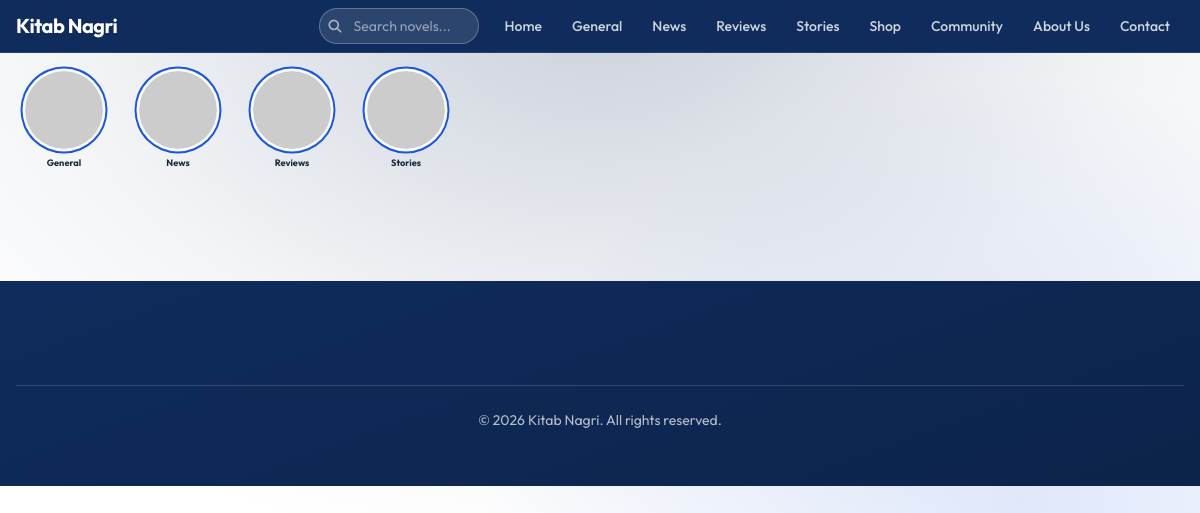
The page / on the database its author committed.
### tables this page shows
CREATE TABLE IF NOT EXISTS settings (
    id INT PRIMARY KEY,
    site_name VARCHAR(100) DEFAULT 'Kitab Nagri',
    tagline VARCHAR(255) DEFAULT 'Read Online & Download Urdu Novels',
    site_logo VARCHAR(255) DEFAULT NULL,
    site_favicon VARCHAR(255) DEFAULT NULL,
    contact_email VARCHAR(100) DEFAULT NULL,
    contact_phone VARCHAR(50) DEFAULT NULL,
    contact_whatsapp VARCHAR(50) DEFAULT NULL,
    facebook_url VARCHAR(255) DEFAULT NULL,
    instagram_url VARCHAR(255) DEFAULT NULL,
    tiktok_url VARCHAR(255) DEFAULT NULL,
    youtube_url VARCHAR(255) DEFAULT NULL,
    seo_description TEXT DEFAULT NULL,
    seo_keywords TEXT DEFAULT NULL,
    homepage_title VARCHAR(255) DEFAULT NULL,
    homepage_description TEXT DEFAULT NULL,
    permalink_structure VARCHAR(50) DEFAULT 'plain',
    maintenance_mode TINYINT(1) DEFAULT 0,
    google_analytics TEXT DEFAULT NULL,
    search_console TEXT DEFAULT NULL,
    larapush_code TEXT DEFAULT NULL,
    theme_primary VARCHAR(20) DEFAULT '#0f2c5c',
    theme_secondary VARCHAR(20) DEFAULT '#1a56db',
    theme_hover VARCHAR(20) DEFAULT '#fbbf24',
    footer_col1 TEXT DEFAULT NULL,
    footer_col2 TEXT DEFAULT NULL,
    footer_col3 TEXT DEFAULT NULL
);

CREATE TABLE IF NOT EXISTS categories (
    id INT AUTO_INCREMENT PRIMARY KEY,
    name VARCHAR(100) NOT NULL UNIQUE,
    slug VARCHAR(100) NOT NULL UNIQUE,
    description LONGTEXT DEFAULT NULL,
    image VARCHAR(255) DEFAULT NULL,
    meta_title VARCHAR(255) DEFAULT NULL,
    meta_description TEXT DEFAULT NULL
);

### db.php (called while the page is built, shortened)
<?php
$doc_root = rtrim(str_replace('\\', '/', realpath($_SERVER['DOCUMENT_ROOT'])), '/');
$project_root = rtrim(str_replace('\\', '/', __DIR__), '/');
$base_path = str_replace($doc_root, '', $project_root);
$base_path = rtrim($base_path, '/');
$conn = new mysqli(DB_HOST, DB_USER, DB_PASS, DB_NAME);
$conn->set_charset('utf8mb4');
$site_settings = app_cache_get('settings:v1');
if (!is_array($site_settings)) {
    $settings_query = $conn->query("SELECT * FROM settings WHERE id = 1");
    if ($settings_query && $settings_query->num_rows > 0) {
        $site_settings = $settings_query->fetch_assoc();
    }
}
if ($conn && php_sapi_name() !== 'cli' && is_array($site_settings)) {
    require_once __DIR__ . '/lib/coming_soon.php';
}
if (!function_exists('csrf_token')) {
function get_category_link($slug) {
    global $site_settings, $base_path;
    return $base_path . '/archive.php?category=' . $slug;
}
}

### lib/coming_soon.php (called while the page is built, shortened)
<?php
function coming_soon_features(): array {
    return ['community', 'shop'];
}
function coming_soon_preview_key_setting(string $feature): string {
    return $feature . '_preview_key';
}
function coming_soon_generate_key(): string {
    return bin2hex(random_bytes(16));
}
function coming_soon_ensure_preview_keys(mysqli $conn, array &$site_settings): void {
    foreach (coming_soon_features() as $feature) {
        $col = coming_soon_preview_key_setting($feature);
        if (empty($site_settings[$col])) {
            $key = coming_soon_generate_key();
            $site_settings[$col] = $key;
        }
    }
}

### index.php (the view, shortened to what this page needs)
<?php
include 'db.php';
$catSectionsQuery = $conn->query("
    SELECT id, name, slug, image
    FROM categories
    ORDER BY name ASC
");
$activeCategories = [];
if ($catSectionsQuery && $catSectionsQuery->num_rows > 0) {
    $activeCategories = $catSectionsQuery->fetch_all(MYSQLI_ASSOC);
}
include 'includes/header.php';
?>
<?php if (!empty($activeCategories)): ?>
<div style="width:100%;padding:10px 0;position:relative;box-sizing:border-box;margin:0;">
  <div class="global-container relative">
    <div class="relative w-full cat-carousel-wrapper">
      <div id="cat-scroll-container" class="cat-carousel-container">
        <?php foreach ($activeCategories as $cat):
            $cat_lnk = get_category_link($cat['slug']);
            $cat_img = !empty($cat['image'])
                ? $site_url . '/' . ltrim(preg_replace('/^\.\.\//', '', $cat['image']), '/')
                : 'https://placehold.co/150x150/004d5e/fff?text=' . urlencode(substr($cat['name'], 0, 1));
      ?>
        <a href="<?php echo $cat_lnk; ?>" class="cat-carousel-item group" style="padding: 4px 0;">
          <div class="cat-icon-wrapper">
            <img src="<?php echo $cat_img; ?>" alt="<?php echo htmlspecialchars($cat['name']); ?>"
                 style="width: 100%; height: 100%; object-fit: cover; border-radius: 50%; display: block;" loading="lazy">
          </div>
          <span class="cat-title-text">
            <?php echo htmlspecialchars($cat['name']); ?>
          </span>
        </a>
        <?php endforeach; ?>
      </div>
    </div>
  </div>
</div>
<?php endif; ?>
<div class="global-container pt-1 pb-6">
</div>
<?php include 'includes/footer.php'; ?>

### includes/header.php (shortened to what this page needs)
<?php
global $site_settings, $row, $conn, $base_path;
$scheme = (!empty($_SERVER['HTTPS']) && strtolower($_SERVER['HTTPS']) !== 'off') ? 'https' : 'http';
$site_url = rtrim($scheme . "://" . $_SERVER['HTTP_HOST'] . $base_path, '/');
$nav_links = [];
if (empty($nav_links)) {
    $nav_links[] = ['label' => 'Home', 'url' => $site_url . '/'];
    if ($conn) {
        $navCats = $conn->query("SELECT * FROM categories ORDER BY name ASC LIMIT 8");
        if ($navCats && $navCats->num_rows > 0) {
            while ($c = $navCats->fetch_assoc()) {
                $nav_links[] = ['label' => $c['name'], 'url' => get_category_link($c['slug'])];
            }
        }
    }
    $nav_links[] = ['label' => 'Shop', 'url' => $site_url . '/shop/'];
    $nav_links[] = ['label' => 'Community', 'url' => $site_url . '/community.php'];
    $nav_links[] = ['label' => 'About Us', 'url' => $site_url . '/about/'];
    $nav_links[] = ['label' => 'Contact', 'url' => $site_url . '/contact/'];
}
if (empty($_SESSION['admin_logged_in'])) {
    require_once dirname(__DIR__) . '/lib/coming_soon.php';
    $nav_links = array_values(array_filter($nav_links, function ($link) {
        global $site_settings;
        $url = strtolower($link['url'] ?? '');
        $label = strtolower($link['label'] ?? '');
        if (!empty($site_settings['shop_coming_soon']) && (strpos($url, '/shop') !== false || $label === 'shop')) {
            return coming_soon_has_preview_access('shop');
        }
        if (!empty($site_settings['community_coming_soon']) && (strpos($url, '/community') !== false || $label === 'community')) {
            return coming_soon_has_preview_access('community');
        }
        return true;
    }));
}
?>
<!DOCTYPE html>
<html lang="en">
<head>
    <?php
    $_css_tailwind_v = @filemtime(__DIR__ . '/../css/tailwind.css') ?: '1';
    $_css_style_v = @filemtime(__DIR__ . '/../css/style.css') ?: '1';
    ?>
    <link rel="stylesheet" href="<?php echo $site_url; ?>/css/tailwind.css?v=<?php echo $_css_tailwind_v; ?>">
    <link rel="stylesheet" href="<?php echo $site_url; ?>/css/style.css?v=<?php echo $_css_style_v; ?>">
    <link rel="stylesheet" href="<?php echo $site_url; ?>/vendor/fontawesome/css/all.min.css" media="print" onload="this.media='all'">
</head>
<body class="bg-white font-sans text-slate-800 antialiased<?php echo !empty($body_class_extra) ? ' ' . htmlspecialchars($body_class_extra) : ''; ?>">
<header class="sticky top-0 z-50 border-b border-white/10 transition-colors duration-300" style="background-color: var(--theme-primary) !important;">
    <div class="global-container">
        <div class="flex items-center justify-between py-1.5 md:py-2 gap-4">
            <div class="flex flex-grow justify-center lg:flex-grow-0 lg:justify-start">
                <a href="<?php echo $site_url; ?>/" class="flex items-center">
                    <?php if(!empty($site_settings['site_logo'])): ?>
                        <img src="<?php echo $site_url; ?>/<?php echo htmlspecialchars(preg_replace('/^\.\.\//', '', $site_settings['site_logo'])); ?>"
                             alt="<?php echo htmlspecialchars($site_settings['site_name']); ?>" class="logo-img object-contain">
                    <?php else: ?>
                        <span class="text-lg md:text-xl font-bold tracking-tight text-white">
                            <?php echo htmlspecialchars($site_settings['site_name']); ?>
                        </span>
                    <?php endif; ?>
                </a>
            </div>
            <div class="flex items-center shrink-0 gap-3 ml-auto">
                <div id="desktopSearchWrap" class="items-center" style="display:none;">
                    <form action="<?php echo $site_url; ?>/search/" method="GET" id="desktopSearchForm" style="display:flex;align-items:center;">
                        <div style="position:relative;display:flex;align-items:center;">
                            <button type="submit" style="position:absolute;left:10px;top:50%;transform:translateY(-50%);background:none;border:none;padding:0;cursor:pointer;color:rgba(255,255,255,0.6);z-index:1;">
                                <i class="fa-solid fa-magnifying-glass" style="font-size:13px;"></i>
                            </button>
                            <input type="text" name="search" id="desktopSearch"
                                   placeholder="Search novels..."
                                   autocomplete="off"
                                   style="height:36px;padding-left:34px;padding-right:16px;font-size:0.875rem;border-radius:9999px;border:1px solid rgba(255,255,255,0.25);background:rgba(255,255,255,0.12);color:#fff;outline:none;width:160px;transition:width 0.3s ease,background 0.3s ease,border-color 0.3s ease;"
                                   onfocus="this.style.width='220px';this.style.background='rgba(255,255,255,0.18)';this.style.borderColor='rgba(255,255,255,0.45)';"
                                   onblur="this.style.width='160px';this.style.background='rgba(255,255,255,0.12)';this.style.borderColor='rgba(255,255,255,0.25)';">
                        </div>
                    </form>
                </div>
                <nav class="hidden lg:block">
                    <ul class="flex items-center gap-0.5">
                        <?php foreach ($nav_links as $link):
                            $link_url = $link['url'];
                            if (!preg_match('/^(http|https|#)/', $link_url)) {
                                $link_url = $site_url . '/' . ltrim($link_url, '/');
                            }
                        ?>
                        <li>
                            <a href="<?php echo htmlspecialchars($link_url); ?>"
                               class="px-3.5 py-2 rounded-full text-sm font-medium text-white/80 hover:text-white hover:bg-white/10 transition-all whitespace-nowrap">
                                <?php echo htmlspecialchars($link['label']); ?>
                            </a>
                        </li>
                        <?php endforeach; ?>
                    </ul>
                </nav>
            </div>
        </div>
    </div>
</header>
<main id="app-container" class="transition-opacity duration-300">

### includes/footer.php (shortened to what this page needs)
</main>
<footer class="site-footer mt-16 text-white" style="background:linear-gradient(160deg,var(--theme-primary),color-mix(in srgb,var(--theme-primary) 82%, #000));">
    <div class="global-container py-14">
        <div class="mt-12 border-t border-white/15 pt-6 text-center text-sm text-white/70">
            &copy; <?php echo date('Y'); ?>
            <?php echo isset($site_settings['site_name']) ? htmlspecialchars($site_settings['site_name']) : 'Kitab Nagri'; ?>.
            All rights reserved.
        </div>
    </div>
</footer>
</body>
</html>

### css/style.css (style rules this page uses)
.global-container { width: 100% !important; max-width: 1200px !important; margin-left: auto !important; margin-right: auto !important; padding-left: 5px !important; padding-right: 5px !important; }
@media (min-width: 768px) { .global-container { padding-left: 16px !important; padding-right: 16px !important; } }

### index.php (style rules this page uses)
.cat-carousel-container { display: flex; overflow-x: auto; scroll-behavior: smooth; scroll-snap-type: x mandatory; scrollbar-width: none; -ms-overflow-style: none; gap: 12px; padding: 4px 0; }
.cat-carousel-item { flex: 0 0 82px; width: 82px; max-width: 82px; scroll-snap-align: start; display: flex; flex-direction: column; align-items: center; text-decoration: none; color: inherit; box-sizing: border-box; }
@media (min-width: 1024px) { .cat-carousel-item { flex: 0 0 96px; width: 96px; max-width: 96px; } }
@media (min-width: 1024px) { .cat-carousel-container { gap: 18px; } }
.cat-icon-wrapper { position: relative; border-radius: 50%; background-color: #f1f5f9; flex-shrink: 0; display: flex; align-items: center; justify-content: center; box-shadow: 0 0 0 2px #f8fafc, 0 0 0 3.5px var(--theme-secondary); width: 68px; height: 68px; overflow: hidden; transition: transform 0.3s; }
@media (min-width: 1024px) { .cat-icon-wrapper { width: 78px; height: 78px; box-shadow: 0 0 0 2.5px #f8fafc, 0 0 0 4.5px var(--theme-secondary); } }
.cat-title-text { font-size: 0.58rem; font-weight: 700; color: #1e293b !important; text-align: center; line-clamp: 2; display: -webkit-box; -webkit-line-clamp: 2; -webkit-box-orient: vertical; overflow: hidden; margin-top: 6px; max-width: 80px; word-break: break-word; transition: color 0.2s; }

### rows shown on the page
settings: site_name "Kitab Nagri"
categories: name "General"
categories: name "News"
categories: name "Reviews"
categories: name "Stories"

### other values the page prints
$link['label'] "Home"
$link['label'] "General"
$link['label'] "News"
$link['label'] "Reviews"
$link['label'] "Stories"
$link['label'] "Shop"
$link['label'] "Community"
$link['label'] "About Us"
$link['label'] "Contact"
